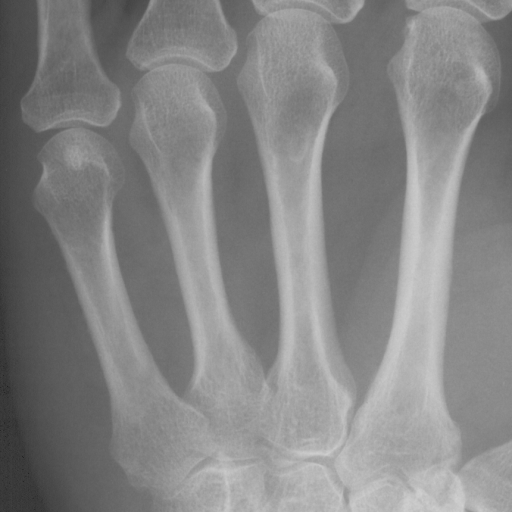
#> input picture walkthrough/ex1-IntroductionToImageAnalysis/data/metacarpals.png, 512 x 512 px
$ jupyter execute answers.ipynb
#> lines starting #> are read from the running program, lines starting #| are printed output that depends on the picture; after the words box and inside, x2 and y2 are one past the last pixel; in counts of white or black regions, pixels touching at a corner belong together; long printed decimals are rounded
<h3>Introduction to image analysis</h3>
<h4>Imports and Basic image handling</h4>
<item>
    <h6>exercice 1-2-3: Reading an image, and checking its shape and data type</h6>
</item>

[cell 1]
from skimage import color, io, measure, img_as_ubyte
from skimage.measure import profile_line
from skimage.transform import rescale, resize
import matplotlib.pyplot as plt
import numpy as np
import pydicom as dicom

[cell 2]
# Directory containing data and images
in_dir = "data/"

# X-ray image
im_name = "metacarpals.png"

# Read the image.
# Here the directory and the image name is concatenated
# by "+" to give the full path to the image.
im_org = io.imread(in_dir + im_name)
#> im_org is the input picture: shape (512, 512); min 32, max 208, mean 132.8

[cell 3]
print("Image Shape:", im_org.shape, "\nImage Type:", im_org.dtype)
#| Image Shape: (512, 512)
#| Image Type: uint8

<h6>exercice 4: Displaying the image</h6>

[cell 4]
io.imshow(im_org)
plt.title('Metacarpal image')
io.show()

<h4>Color maps</h4>
<h6>exercice 5-6: Display an image using colormaps</h6>

[cell 5]
plt.figure()

f, axarr = plt.subplots(1, 2)
f.suptitle("Metacarpal image with different colormaps")
axarr[0].imshow(im_org, cmap="jet")
axarr[0].set_title("jet colormaps")
axarr[1].imshow(im_org, cmap="pink")
axarr[1].set_title("pink colormaps")
#io.imshow(im_org, cmap="jet")
#io.imshow(im_org, cmap="pink")
#plt.title('Metacarpal image (with colormap)')

<h4>Grey scale scaling</h4>
<h6>exercice 7: Scale visualisation on a grey scale</h6>

[cell 6]
print("Before grey scaling")
io.imshow(im_org)
plt.show()
print("After Grey Scaling")
io.imshow(im_org, vmin=20, vmax=170)
plt.show()

<h5>Adaptive grey scaling based on the image min and max value</h5>

[cell 7]
io.imshow(im_org, vmin=np.min(im_org), vmax=np.max(im_org))
plt.title('Metacarpal image (with gray level scaling)')
io.show()

<h4>Histogram function</h4>
<h6>exercice 8-9: Computing and visualising histograms, find the most common range of intensities</h6>

[cell 8]
h = plt.hist(im_org.ravel(), bins=256)
plt.title('Image histogram')
io.show()
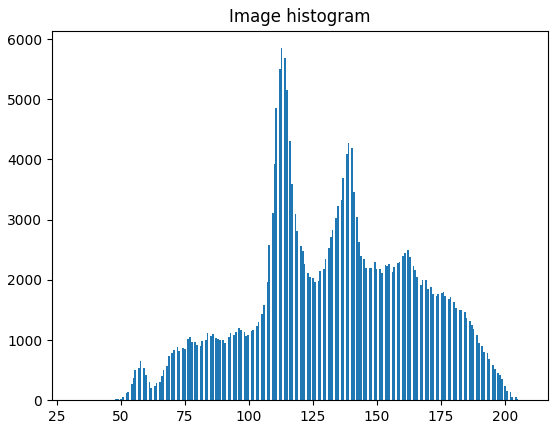
#> figure drawn by matplotlib, 1 panel; tallest bar 5848 high, from x = 112.4 to 113.1

bin_no = 100
count = h[0][bin_no]
#> count = 1147
print(f"There are {count} pixel values in bin {bin_no}")
#| There are 1147.0 pixel values in bin 100

[cell 9]
plt.hist(im_org.ravel())
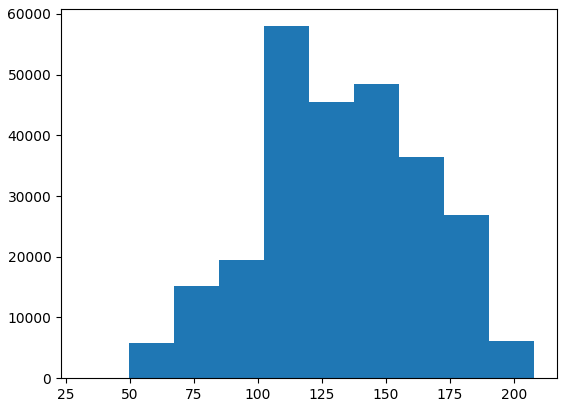
#> figure drawn by matplotlib, 1 panel; tallest bar 57973 high, from x = 102.4 to 120

[cell 10]
max_frequency = np.max(h[0])
#> max_frequency = 5848
most_frequent_val = h[1][h[0].argmax()]
#> most_frequent_val = 112.4
print("The most frequent range is: ", most_frequent_val, " and its frequency is: ", max_frequency)
#| The most frequent range is:  112.4375  and its frequency is:  5848.0

<h4>Pixel values and image coordinate systems</h4>
<h6>exercice 10-11-12-13: rows, columns and masks</h6>

[cell 11]
r = 100
c = 50
im_val = im_org[r, c]
#> im_val = 108
print(f"The pixel value at (r,c) = ({r}, {c}) is: {im_val}")
#| The pixel value at (r,c) = (100, 50) is: 108

[cell 12]
r = 110
c = 90
im_val = im_org[r, c]
#> im_val = 120
print(f"The pixel value at (r,c) = ({r}, {c}) is: {im_val}")
#| The pixel value at (r,c) = (110, 90) is: 120

[cell 13]
im_org[:30] = 0
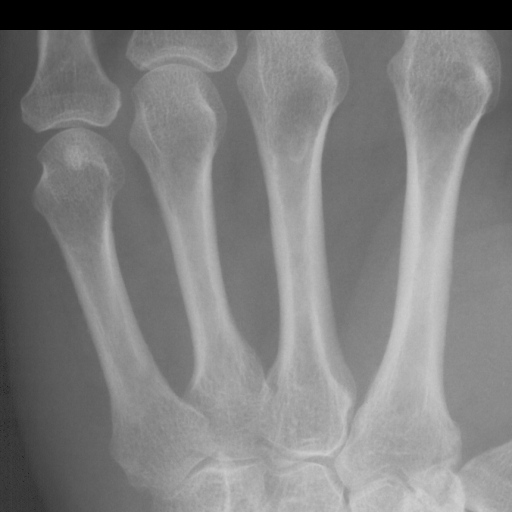
#> im_org: shape (512, 512); 5.86% of pixels changed, all inside (x1, y1, x2, y2) = (0, 0, 512, 30)
io.imshow(im_org)
io.show()

[cell 14]
mask = im_org > 150
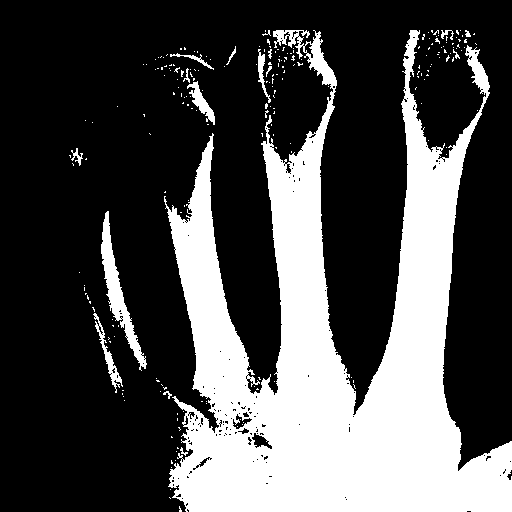
#> mask: shape (512, 512) bool; 29.9% white; 220 white regions (204 under 20 px), largest, box (x1, y1, x2, y2) and area: (164, 30, 512, 512) 74409, (101, 211, 147, 371) 1687, (93, 313, 123, 393) 423
io.imshow(mask)
io.show()

<p>In Mask, values are strictly greater then 150 are replaced by 1 (true)</p>
<p>and values less or equal to 150 are replaced by 0 (false)</p>

[cell 15]
im_org[mask] = 255
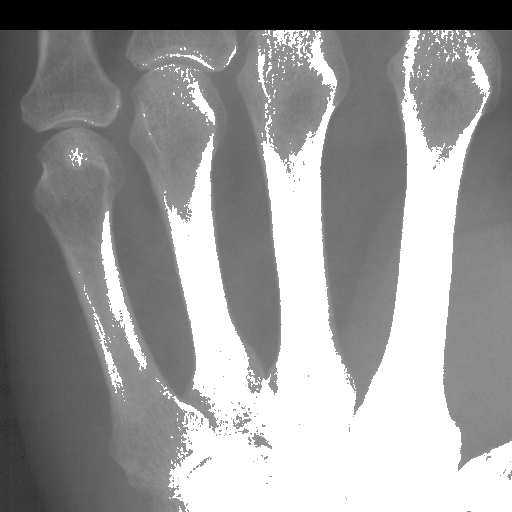
#> im_org: shape (512, 512); min 0, max 255, mean 151
io.imshow(im_org)
io.show()

<h4>Section 2: Color Images</h4>
<h6>exercice 14 - 15 - 16: (R, G, B) on a new Image</h6>

[cell 16]
#an RGB image adeche.jpg
im_name = "ardeche.jpg"
#reading the image
im_org = io.imread(in_dir + im_name)
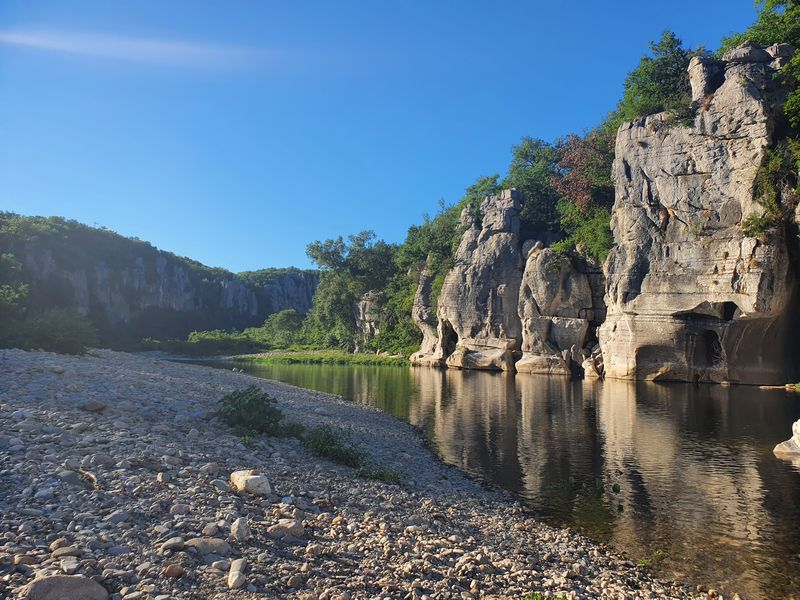
#> input picture walkthrough/ex1-IntroductionToImageAnalysis/data/ardeche.jpg, 800 x 600 px
#> im_org is the input picture: shape (600, 800, 3); mean R, G, B 94.1, 113.1, 129.5
io.imshow(im_org)
plt.title('Metacarpal image')
io.show()

[cell 17]
print("Image Shape:", im_org.shape, "\nImage Type:", im_org.dtype)
#| Image Shape: (600, 800, 3)
#| Image Type: uint8

<p>Another dimentionality is added, to handle the RGB, colors</p>
<p>so each pixel in the RGB image is a 3d vector, of the values for Red, Green and Blue</p>

[cell 18]
#RGB values at pixel
r = 110
c = 90
print(f"at pixed (110, 90), R: {im_org[r][c][0]}, G: {im_org[r][c][1]}, B: {im_org[r][c][2]}")
#| at pixed (110, 90), R: 119, G: 178, B: 238

[cell 19]
#Color the upper half of the photo green
for i in range(int(im_org.shape[0] / 2)):
        for column in im_org[i]:
            column[1] = 255
#> after the loop, column = [22, 255, 23]
io.imshow(im_org)
plt.title('Green colored upper half')
io.show()
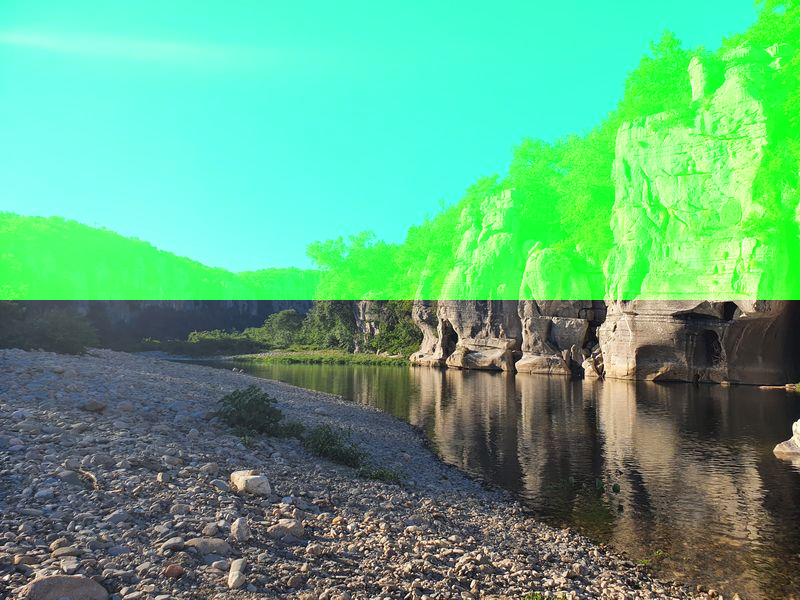
#> shown: shape (600, 800, 3); mean R, G, B 94.1, 172.2, 129.5

<h4>Section 3: Working with personal image</h4>
<h6>exercice 17, 18, 19, 20, 21: (R, G, B) on a new Image</h6>

[cell 20]
#an RGB image adeche.jpg
im_name = "personal.jpg"
#reading the image
im_org = io.imread(in_dir + im_name)
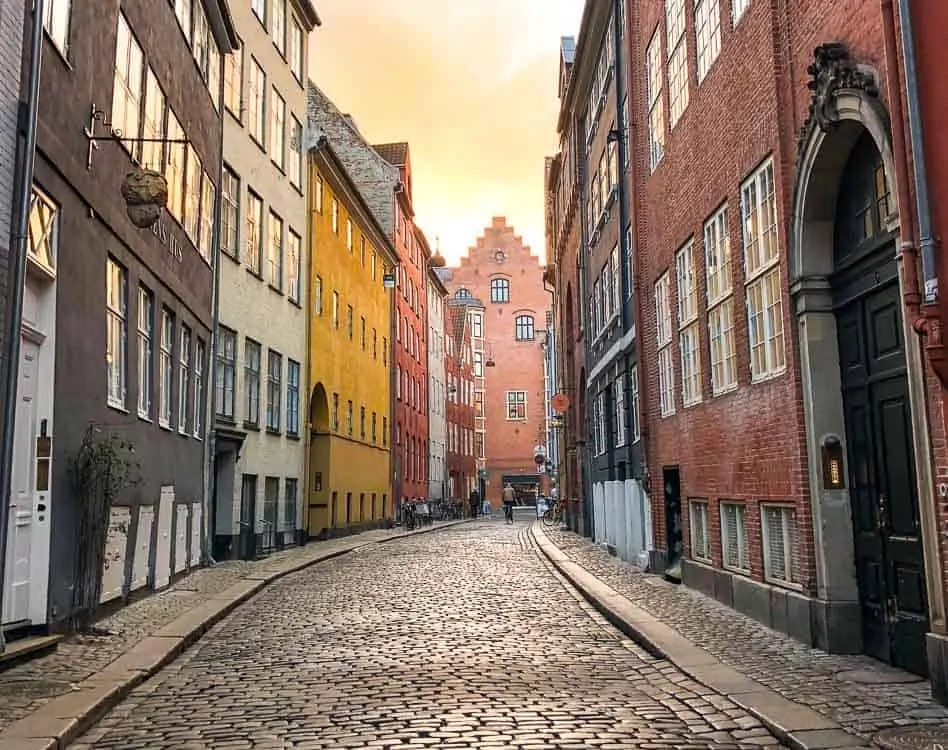
#> input picture walkthrough/ex1-IntroductionToImageAnalysis/data/personal.jpg, 948 x 750 px
#> im_org is the input picture: shape (750, 948, 3); mean R, G, B 133.8, 115.3, 101.5
image_rescaled = rescale(im_org, 0.25, anti_aliasing=True,
                         channel_axis=2)
print(f"original shape of the image is: {im_org.shape}")
#| original shape of the image is: (750, 948, 3)
#rescaling the image
io.imshow(image_rescaled)
plt.title('personal image')
io.show()

[cell 21]
#shape of the image
print(image_rescaled.shape)
#| (188, 237, 3)
oned_image = image_rescaled.reshape(188*237, 3)
Red = oned_image[:, 0]
Green = oned_image[:, 1]
Blue = oned_image[:, 2]
print(f"(min, max) red : ({np.min(Red)}, {np.max(Red)}),\n\
(min, max) green : ({np.min(Green)}, {np.max(Green)}),\n\
(min, max) blue : ({np.min(Blue)}, {np.max(Blue)})")
#| (min, max) red : (0.003421, 1.0),
#| (min, max) green : (0.01702, 1),
#| (min, max) blue : (0.01005, 1)

[cell 22]
#resizing the image
image_resized = resize(im_org, (im_org.shape[0] // 4,
                       im_org.shape[1] // 6),
                       anti_aliasing=True)
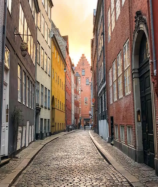
#> image_resized: shape (187, 158, 3) float64; mean R, G, B 0.525, 0.452, 0.398
io.imshow(image_rescaled)
plt.title('personal image')
io.show()

[cell 23]
#rescaling the image such that the numbers of columns will always be equal to 400
image_rescaled_400 = rescale(im_org, 400 / im_org.shape[1], anti_aliasing=True,
                         channel_axis=2)
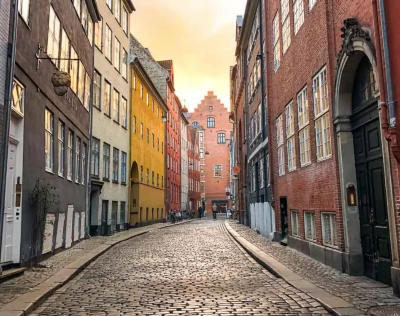
#> image_rescaled_400: shape (316, 400, 3) float64; mean R, G, B 0.525, 0.452, 0.398
print(f"scaled image is of shape: {image_rescaled_400.shape}")
#| scaled image is of shape: (316, 400, 3)
io.imshow(image_rescaled_400)
plt.title('personal image')
io.show()
